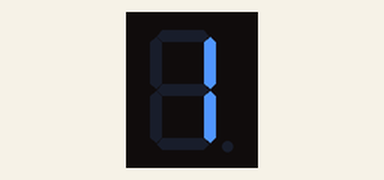
Simulated run of this sketch. Board: Arduino Uno, built with avr-gcc and run on an emulated ATmega328P. On the bench: 1-digit seven-segment display. Wiring (inferred from the names in the program): 1-digit 7-segment display, segments lit when HIGH: segments pin 2, pin 3, pin 4, pin 5, pin 6, pin 7, pin 8. The segment pins are drawn as the display they are named for.

Above: at 0.1 s.
At 1.1 s:
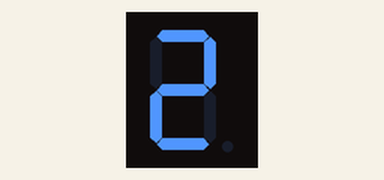

The sketch:

sketch1.ino
```cpp
#define A 2
#define B 3
#define C 4
#define D 5
#define E 6
#define F 7
#define G 8

void setup()
{
  pinMode(A, OUTPUT);
  pinMode(B, OUTPUT);
  pinMode(C, OUTPUT);
  pinMode(D, OUTPUT);
  pinMode(E, OUTPUT);
  pinMode(F, OUTPUT);
  pinMode(G, OUTPUT);
}

void loop(){
  // 1
  digitalWrite(B, HIGH);
  digitalWrite(C, HIGH);
  delay(1000);
  digitalWrite(B, LOW);
  digitalWrite(C, LOW);

  //2
  digitalWrite(A, HIGH);
  digitalWrite(B, HIGH);
  digitalWrite(G, HIGH);
  digitalWrite(E, HIGH);
  digitalWrite(D, HIGH);
  delay(1000);
  digitalWrite(A, LOW);
  digitalWrite(B, LOW);
  digitalWrite(G, LOW);
  digitalWrite(E, LOW);
  digitalWrite(D, LOW);
}
```

Measured:
- by itself, everything shown: repeats every 2.0 s, in 3 steps
- what the display in image 1 shows lasts 1.0 s, from 1.0 s to 2.0 s
